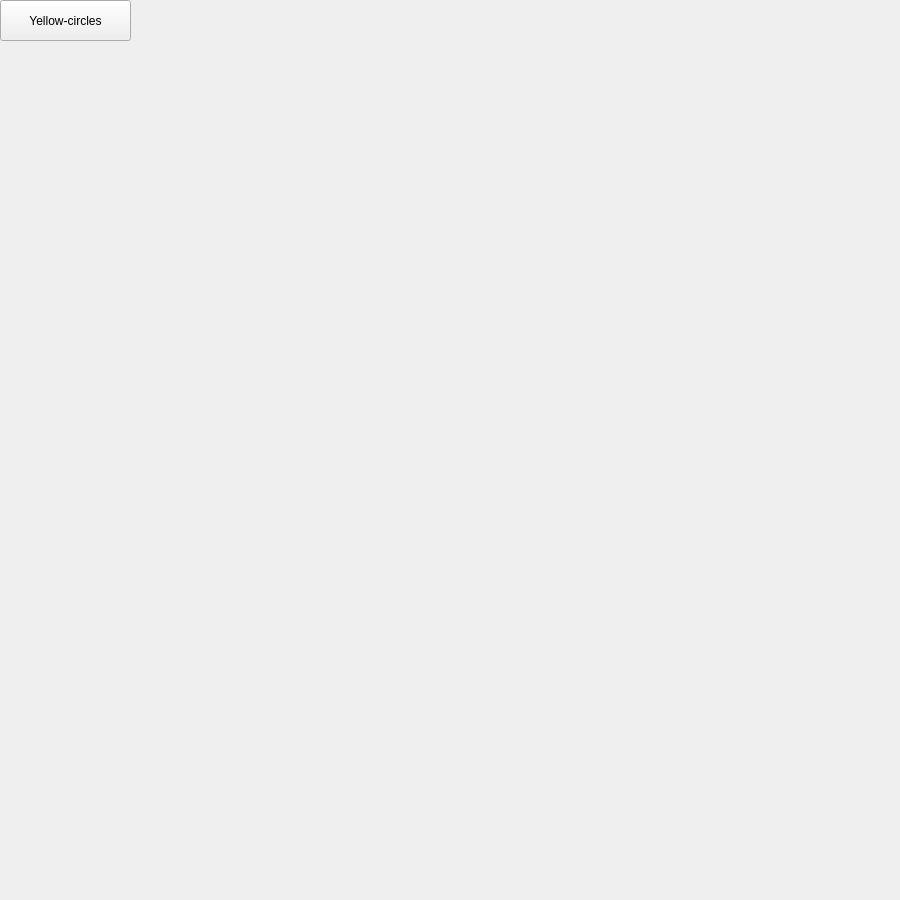
<?xml version="1.0" encoding="UTF-8"?>
<ui version="4.0">
 <class>Form</class>
 <widget class="QWidget" name="Form">
  <property name="geometry">
   <rect>
    <x>0</x>
    <y>0</y>
    <width>900</width>
    <height>900</height>
   </rect>
  </property>
  <property name="windowTitle">
   <string>Yellow-circles</string>
  </property>
  <widget class="QPushButton" name="pushButton">
   <property name="geometry">
    <rect>
     <x>0</x>
     <y>0</y>
     <width>131</width>
     <height>41</height>
    </rect>
   </property>
   <property name="text">
    <string>Yellow-circles</string>
   </property>
  </widget>
 </widget>
 <resources/>
 <connections/>
</ui>
